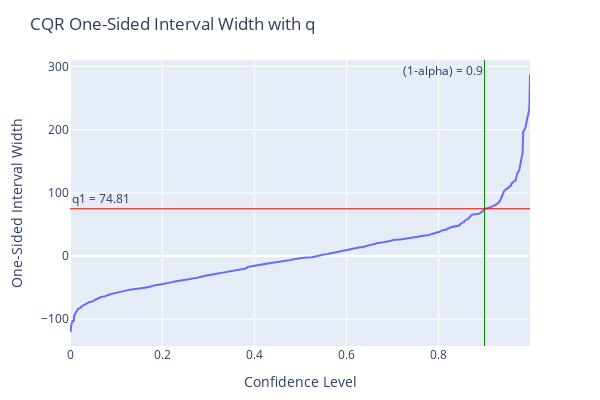
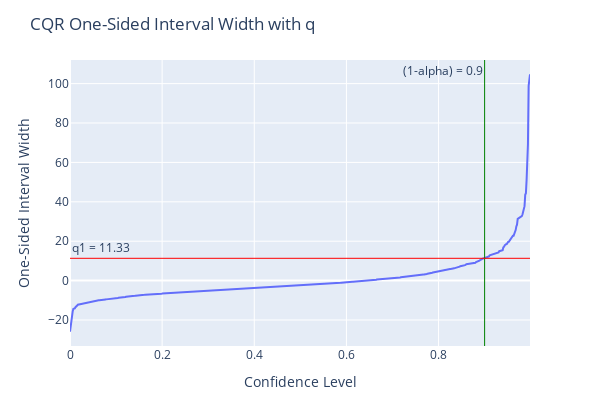

These figures' notebook cell, in order:
### Markdown cell above
#### Option 2: Conformalized Quantile Regression
In [Conformalized Quantile Regression](https://arxiv.org/abs/1905.03222), or the `cqr` module, the method runs as follows:
<br>i. calculate non-conformity scores as the differences between data points from the calibration dataset and their nearest prediction quantile, which provides a measure of how well the data fits the current quantile regression model. The non-conformity scores are negative for data points within the quantile regression interval and positive if they are outside the interval;
<br>ii. sort list of non-conformity scores;
<br>iii. find the value of $\hat{q}$ such that the portion of scores in the list greater than $\hat{q}$ is equal to that error rate; and
<br>iv. adjust the quantiles from the regression model by an amount ($\hat{q}$).

There are two scenarios for what the CQR model means based on the value of $\hat{q}$. If the one-sided prediction interval width adjustment is **positive**, then CQR extends beyond the QR intervals, as it deems the QR interval to be too **confident**. Conversely, if the one-sided prediction interval width adjustment is **negative**, then CQR contracts the QR intervals, as it deems the QR interval to be too **conservative**.

### Code cell
# Parameter for Conformalized Quantile Regression
method = "cqr"

# Enable conformal predict on the pre-trained models
# Evaluate parameter is optional, refer to the "Evaluate Performance" session below
cqr_forecast1 = cp_model1.conformal_predict(
    test_df, calibration_df=cal_df, alpha=alpha, method=method, plotting_backend="plotly-static"
)
cqr_forecast2 = cp_model2.conformal_predict(
    test_df, calibration_df=cal_df, alpha=alpha, method=method, plotting_backend="plotly-static"
)

### Figure 1 — Plotly figure (JSON) as saved in the notebook; plotly's stock layout.template omitted (floating-point values rounded to 4 significant figures; data arrays with more than 128 entries replaced by an {"elided": "..."} marker saying what was removed)
{"data": [{"hovertemplate": "Confidence Level=%{x}<br>One-Sided Interval Width=%{y}<extra></extra>", "legendgroup": "", "line": {"color": "#636efa", "dash": "solid"}, "marker": {"symbol": "circle"}, "mode": "lines", "name": "", "orientation": "v", "showlegend": false, "type": "scatter", "x": {"elided": "746 float values"}, "xaxis": "x", "y": {"elided": "746 float values"}, "yaxis": "y"}], "layout": {"annotations": [{"showarrow": false, "text": "(1-alpha) = 0.9", "x": 0.9, "xanchor": "right", "xref": "x", "y": 1, "yanchor": "top", "yref": "y domain"}, {"showarrow": false, "text": "q1 = 74.81", "x": 0, "xanchor": "left", "xref": "x domain", "y": 74.81, "yanchor": "bottom", "yref": "y"}], "height": 400, "legend": {"tracegroupgap": 0}, "margin": {"b": 50, "l": 70, "r": 70, "t": 60}, "shapes": [{"line": {"color": "green", "width": 1}, "type": "line", "x0": 0.9, "x1": 0.9, "xref": "x", "y0": 0, "y1": 1, "yref": "y domain"}, {"line": {"color": "red", "width": 1}, "type": "line", "x0": 0, "x1": 1, "xref": "x domain", "y0": 74.81, "y1": 74.81, "yref": "y"}], "title": {"text": "CQR One-Sided Interval Width with q"}, "width": 600, "xaxis": {"anchor": "y", "domain": [0, 1], "title": {"text": "Confidence Level"}}, "yaxis": {"anchor": "x", "domain": [0, 1], "title": {"text": "One-Sided Interval Width"}}}}

### Figure 2 — Plotly figure (JSON) as saved in the notebook; plotly's stock layout.template omitted (floating-point values rounded to 4 significant figures; data arrays with more than 128 entries replaced by an {"elided": "..."} marker saying what was removed)
{"data": [{"hovertemplate": "Confidence Level=%{x}<br>One-Sided Interval Width=%{y}<extra></extra>", "legendgroup": "", "line": {"color": "#636efa", "dash": "solid"}, "marker": {"symbol": "circle"}, "mode": "lines", "name": "", "orientation": "v", "showlegend": false, "type": "scatter", "x": {"elided": "674 float values"}, "xaxis": "x", "y": {"elided": "674 float values"}, "yaxis": "y"}], "layout": {"annotations": [{"showarrow": false, "text": "(1-alpha) = 0.9", "x": 0.9, "xanchor": "right", "xref": "x", "y": 1, "yanchor": "top", "yref": "y domain"}, {"showarrow": false, "text": "q1 = 11.33", "x": 0, "xanchor": "left", "xref": "x domain", "y": 11.33, "yanchor": "bottom", "yref": "y"}], "height": 400, "legend": {"tracegroupgap": 0}, "margin": {"b": 50, "l": 70, "r": 70, "t": 60}, "shapes": [{"line": {"color": "green", "width": 1}, "type": "line", "x0": 0.9, "x1": 0.9, "xref": "x", "y0": 0, "y1": 1, "yref": "y domain"}, {"line": {"color": "red", "width": 1}, "type": "line", "x0": 0, "x1": 1, "xref": "x domain", "y0": 11.33, "y1": 11.33, "yref": "y"}], "title": {"text": "CQR One-Sided Interval Width with q"}, "width": 600, "xaxis": {"anchor": "y", "domain": [0, 1], "title": {"text": "Confidence Level"}}, "yaxis": {"anchor": "x", "domain": [0, 1], "title": {"text": "One-Sided Interval Width"}}}}
